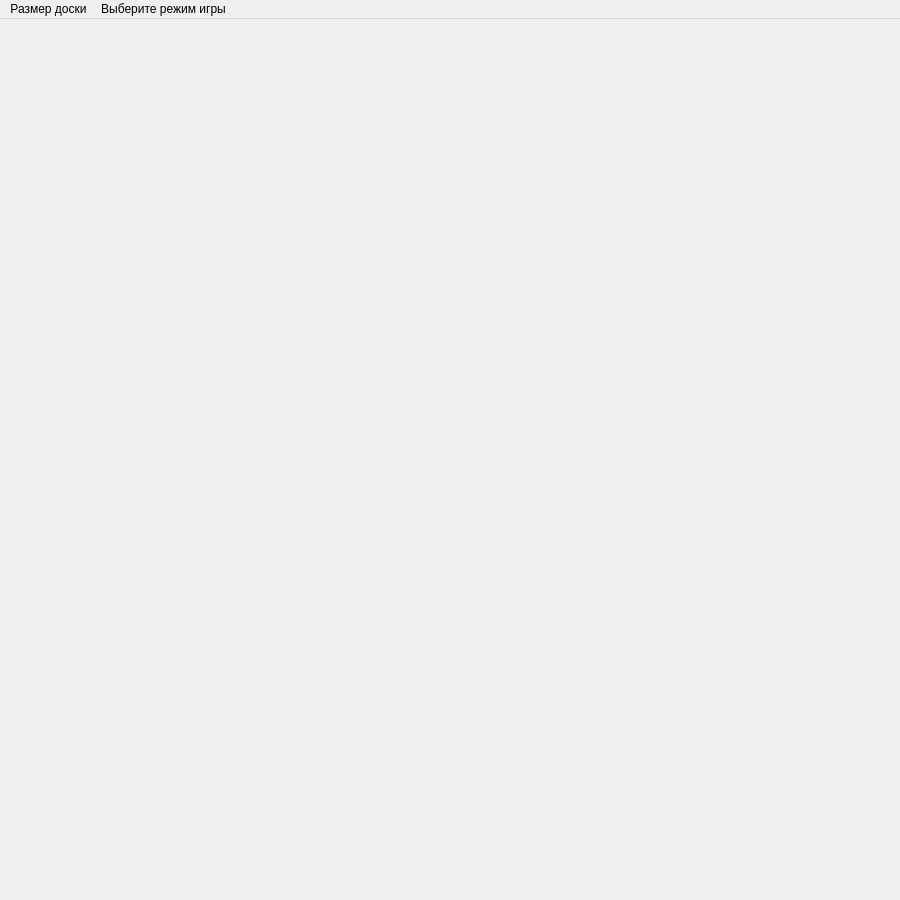
<?xml version="1.0" encoding="UTF-8"?>
<ui version="4.0">
 <class>MainWindow</class>
 <widget class="QMainWindow" name="MainWindow">
  <property name="geometry">
   <rect>
    <x>0</x>
    <y>0</y>
    <width>900</width>
    <height>900</height>
   </rect>
  </property>
  <property name="windowTitle">
   <string>MainWindow</string>
  </property>
  <widget class="QWidget" name="centralwidget"/>
  <widget class="QMenuBar" name="menubar">
   <property name="geometry">
    <rect>
     <x>0</x>
     <y>0</y>
     <width>900</width>
     <height>21</height>
    </rect>
   </property>
   <widget class="QMenu" name="menu">
    <property name="title">
     <string>Размер доски</string>
    </property>
    <addaction name="actionSmall"/>
    <addaction name="actionMedium"/>
    <addaction name="actionLarge"/>
   </widget>
   <widget class="QMenu" name="menu_2">
    <property name="title">
     <string>Выберите режим игры</string>
    </property>
    <widget class="QMenu" name="menu_3">
     <property name="title">
      <string>Игрок против компьютера</string>
     </property>
     <addaction name="playerFirst"/>
     <addaction name="playerSecond"/>
    </widget>
    <addaction name="playerVSPlayer"/>
    <addaction name="menu_3"/>
    <addaction name="PcVsPC"/>
   </widget>
   <addaction name="menu"/>
   <addaction name="menu_2"/>
  </widget>
  <action name="actionSmall">
   <property name="checked">
    <bool>false</bool>
   </property>
   <property name="text">
    <string>3х3</string>
   </property>
  </action>
  <action name="actionMedium">
   <property name="text">
    <string>4х4</string>
   </property>
  </action>
  <action name="actionLarge">
   <property name="text">
    <string>5х5</string>
   </property>
  </action>
  <action name="playerVSPlayer">
   <property name="text">
    <string>Игрок против игрока</string>
   </property>
  </action>
  <action name="PcVsPC">
   <property name="text">
    <string>Компьютер против компьютера (Демо режим)</string>
   </property>
  </action>
  <action name="playerFirst">
   <property name="text">
    <string>Я первый</string>
   </property>
  </action>
  <action name="playerSecond">
   <property name="text">
    <string>Компьютер первый</string>
   </property>
  </action>
 </widget>
 <resources/>
 <connections/>
</ui>
